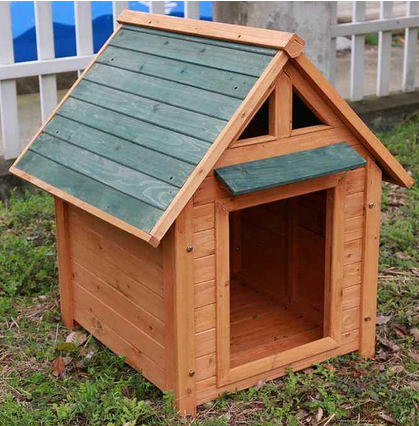
#> input picture opencv-learning/data/fangzi_pic.png, 419 x 426 px
$ python edge_detection.py   (older library calls are emulated)
#> lines starting #> are read from the running program, lines starting #| are printed output that depends on the picture; after the words box and inside, x2 and y2 are one past the last pixel; in counts of white or black regions, pixels touching at a corner belong together

"""
sobel算子边缘检测
canny算子边缘检测
"""

# # sobel 边缘检测 ##############################
# """
# cv2.Sobel(src, #参数是需要处理的图像；
# 					ddepth, #图像的深度，-1表示采用的是与原图像相同的深度。目标图像的深度必须大于等于原图像的深度
# 					dx, #dx和dy表示的是求导的阶数，0表示这个方向上没有求导，一般为0、1、2。
# 					dy[,
# 					dst[, #输出图片
#           ksize[,#Sobel算子的大小，必须为1、3、5、7。
#           scale[, #缩放导数的比例常数，默认情况下没有伸缩系数；
#           delta[, #可选的增量，将会加到最终的dst中，同样，默认情况下没有额外的值加到dst中；
#           borderType #判断图像边界的模式。这个参数默认值为cv2.BORDER_DEFAULT。
#           ]]]]])
# """
# import cv2
# import numpy as np
# from matplotlib import pyplot as plt
#
# #读图
# img = cv2.imread('data/fangzi_pic.png')
#
# sobelx = cv2.Sobel(img,cv2.CV_64F,1,0,ksize=5)
# sobely = cv2.Sobel(img,cv2.CV_64F,0,1,ksize=5)
#
# #画图
# plt.subplot(1,3,1),plt.imshow(img,cmap = 'gray')
# plt.title('Original'), plt.xticks([]), plt.yticks([])
#
# plt.subplot(1,3,2),plt.imshow(sobelx,cmap = 'gray')
# plt.title('Sobel X'), plt.xticks([]), plt.yticks([])
#
# plt.subplot(1,3,3),plt.imshow(sobely,cmap = 'gray')
# plt.title('Sobel Y'), plt.xticks([]), plt.yticks([])
#
# plt.show()


# canny 边缘检测 #######################################
# -*- coding: utf-8 -*-

"""
cv2.Canny(image,            # 输入原图（必须为单通道图）
          threshold1,
          threshold2,       # 较大的阈值2用于检测图像中明显的边缘
          [, edges[,
          apertureSize[,    # apertureSize：Sobel算子的大小
          L2gradient ]]])   # 参数(布尔值)：
                              true： 使用更精确的L2范数进行计算（即两个方向的倒数的平方和再开放），
                              false：使用L1范数（直接将两个方向导数的绝对值相加）。
"""

import cv2
import numpy as np
import matplotlib.pyplot as plt

original_img = cv2.imread('data/fangzi_pic.png', 0)
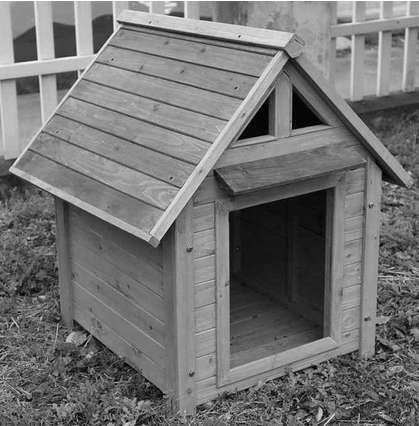
#> original_img: shape (426, 419); min 0, max 255, mean 115.9

# canny边缘检测
img1 = cv2.GaussianBlur(original_img,(3,3),0)
canny = cv2.Canny(img1, 50, 150)
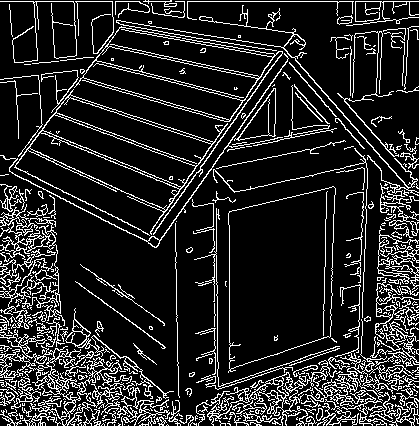
#> canny: shape (426, 419); 14.9% white in thin lines or dots

# 画图
plt.subplot(1,2,1),plt.imshow(original_img,cmap = 'gray')
plt.title('Original'), plt.xticks([]), plt.yticks([])

plt.subplot(1,2,2),plt.imshow(canny,cmap = 'gray')
plt.title('Canny'), plt.xticks([]), plt.yticks([])
plt.show()
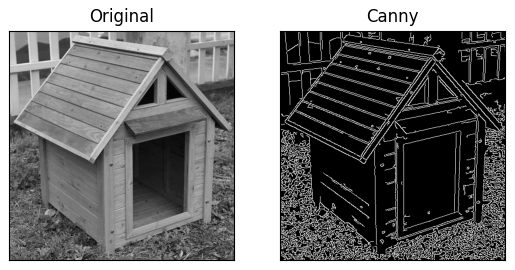
#> figure drawn by matplotlib, 2 panels

$ run again, with opencv-learning/data/test_pic1.png copied over opencv-learning/data/fangzi_pic.png
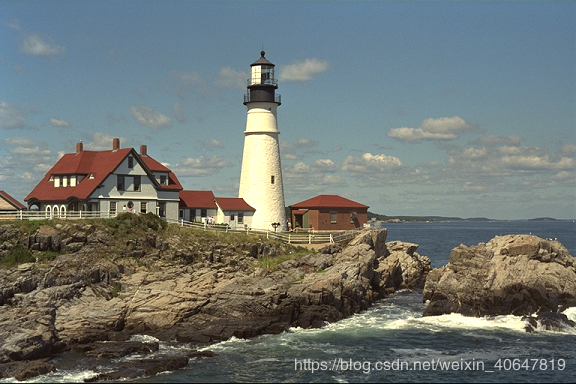
#> input picture opencv-learning/data/test_pic1.png, 576 x 384 px
#> `canny = cv2.Canny(img1, 50, 150)`:
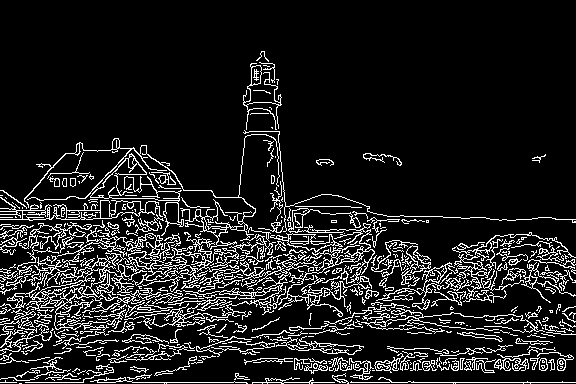
#> canny: shape (384, 576); 12.1% white in thin lines or dots, all inside (x1, y1, x2, y2) = (0, 51, 576, 384)
#> `plt.show()`:
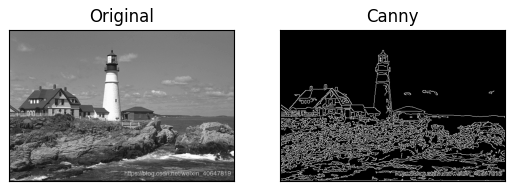
#> figure drawn by matplotlib, 2 panels

$ run again, with opencv-learning/data/mayun.jpg saved as opencv-learning/data/fangzi_pic.png
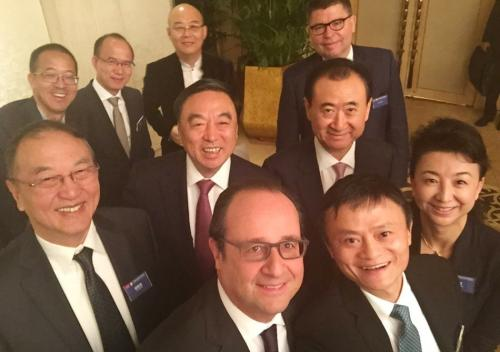
#> input picture opencv-learning/data/mayun.jpg, 500 x 352 px
#> `canny = cv2.Canny(img1, 50, 150)`:
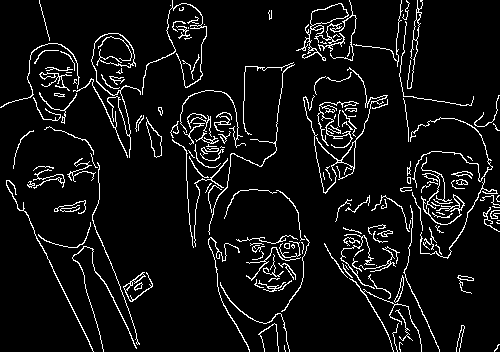
#> canny: shape (352, 500); 6.9% white in thin lines or dots
#> `plt.show()`:
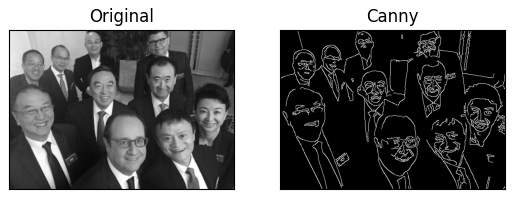
#> figure drawn by matplotlib, 2 panels
